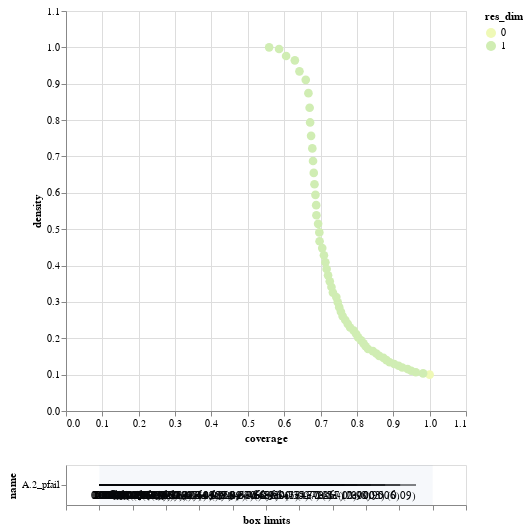

The notebook cell saved with this chart:
### Code cell
y = outcomes['Expected Number of Deaths'] > np.percentile(outcomes['Expected Number of Deaths'], 90)
prim_alg = prim.Prim(x, y, threshold=0.8)
box = prim_alg.find_box()
box.inspect_tradeoff()

### Figure 1 — Vega-Lite specification as saved in the notebook (floating-point values rounded to 4 significant figures)
{"config": {"view": {"continuousWidth": 300, "continuousHeight": 300}}, "vconcat": [{"data": {"name": "data-14b41cc554214f478ca38607cdb6fd77"}, "mark": {"type": "circle", "size": 75}, "encoding": {"color": {"field": "res_dim", "scale": {"range": ["#eff9b6", "#d0edb3", "#97d6b9", "#5dc0c0", "#31a5c2", "#1f80b8", "#2354a3", "#21318d"]}, "type": "ordinal"}, "opacity": {"condition": {"param": "param_2", "value": 1}, "value": 0.4}, "tooltip": [{"field": "id", "type": "quantitative"}, {"field": "coverage", "format": ".2", "type": "quantitative"}, {"field": "density", "format": ".2", "type": "quantitative"}, {"field": "res_dim", "type": "ordinal"}], "x": {"field": "coverage", "scale": {"domain": [0, 1.1]}, "type": "quantitative"}, "y": {"field": "density", "scale": {"domain": [0, 1.1]}, "type": "quantitative"}}, "height": 400, "name": "view_2", "width": 400}, {"layer": [{"data": {"name": "data-3b8374ffa4cb8ae1ae3bacc8d1eb3d6f"}, "mark": {"type": "rule"}, "encoding": {"x": {"axis": {"grid": false, "labels": false, "title": "box limits"}, "field": "x_lower", "scale": {"domain": [0, 1], "padding": 0.1}, "type": "quantitative"}, "x2": {"field": "x_upper"}, "y": {"field": "name", "scale": {"padding": 1.0}, "type": "nominal"}}, "transform": [{"calculate": "(datum.x1-datum.minimum)/(datum.maximum-datum.minimum)", "as": "x_lower"}, {"calculate": "(datum.x2-datum.minimum)/(datum.maximum-datum.minimum)", "as": "x_upper"}, {"filter": {"param": "param_2"}}]}, {"data": {"name": "data-3b8374ffa4cb8ae1ae3bacc8d1eb3d6f"}, "mark": {"type": "text", "align": "left", "baseline": "top", "dy": 5}, "encoding": {"text": {"field": "text", "type": "ordinal"}, "x": {"axis": {"grid": false, "labels": false, "title": "box limits"}, "field": "x_lower", "scale": {"domain": [0, 1], "padding": 0.1}, "type": "quantitative"}, "x2": {"field": "x_upper"}, "y": {"field": "name", "scale": {"padding": 1.0}, "type": "nominal"}}, "transform": [{"calculate": "(datum.x1-datum.minimum)/(datum.maximum-datum.minimum)", "as": "x_lower"}, {"calculate": "(datum.x2-datum.minimum)/(datum.maximum-datum.minimum)", "as": "x_upper"}, {"filter": {"param": "param_2"}}, {"calculate": "datum.qp_lower>0?format(datum.x1, \".2\")+\" (\"+format(datum.qp_lower, \".1~g\")+\")\" :format(datum.x1, \".2\")", "as": "text"}]}, {"data": {"name": "data-3b8374ffa4cb8ae1ae3bacc8d1eb3d6f"}, "mark": {"type": "text", "align": "right", "baseline": "top", "dy": 5}, "encoding": {"text": {"field": "text", "type": "ordinal"}, "x": {"field": "x_upper", "type": "quantitative"}, "x2": {"field": "x_upper"}, "y": {"field": "name", "scale": {"padding": 1.0}, "type": "nominal"}}, "transform": [{"calculate": "(datum.x1-datum.minimum)/(datum.maximum-datum.minimum)", "as": "x_lower"}, {"calculate": "(datum.x2-datum.minimum)/(datum.maximum-datum.minimum)", "as": "x_upper"}, {"filter": {"param": "param_2"}}, {"calculate": "datum.qp_upper>0?format(datum.x2, \".2\")+\" (\"+format(datum.qp_upper, \".1\")+\")\" :format(datum.x2, \".2\")", "as": "text"}]}, {"data": {"name": "data-97aefd6d737ded565dc732e63f74ecc6"}, "mark": {"type": "rect", "opacity": 0.05}, "encoding": {"x": {"field": "start", "type": "quantitative"}, "x2": {"field": "end"}}}, {"data": {"name": "data-4f53cda18c2baa0c0354bb5f9a3ecbe5"}, "mark": {"type": "point"}, "encoding": {"x": {"field": "x", "type": "quantitative"}, "y": {"field": "name", "type": "nominal"}}, "transform": [{"filter": {"param": "param_2"}}]}, {"data": {"name": "data-4f53cda18c2baa0c0354bb5f9a3ecbe5"}, "mark": {"type": "text", "align": "center", "baseline": "top", "dy": 5}, "encoding": {"text": {"field": "item", "type": "nominal"}, "x": {"field": "x", "type": "quantitative"}, "y": {"field": "name", "type": "nominal"}}, "transform": [{"filter": {"param": "param_2"}}]}], "width": 400}], "params": [{"name": "param_2", "select": {"type": "point", "fields": ["id"]}, "views": ["view_2"]}], "$schema": "https://vega.github.io/schema/vega-lite/v5.17.0.json", "datasets": {"data-14b41cc554214f478ca38607cdb6fd77": [{"coverage": 1.0, "density": 0.1, "id": 0, "k": 1500, "mass": 1.0, "mean": 0.1, "n": 15000, "res_dim": 0}, {"coverage": 0.982, "density": 0.1034, "id": 1, "k": 1473, "mass": 0.95, "mean": 0.1034, "n": 14250, "res_dim": 1}, {"coverage": 0.962, "density": 0.1066, "id": 2, "k": 1443, "mass": 0.9025, "mean": 0.1066, "n": 13537, "res_dim": 1}, {"coverage": 0.9493, "density": 0.1107, "id": 3, "k": 1424, "mass": 0.8573, "mean": 0.1107, "n": 12860, "res_dim": 1}, {"coverage": 0.9393, "density": 0.1153, "id": 4, "k": 1409, "mass": 0.8145, "mean": 0.1153, "n": 12217, "res_dim": 1}, {"coverage": 0.9247, "density": 0.1195, "id": 5, "k": 1387, "mass": 0.7737, "mean": 0.1195, "n": 11606, "res_dim": 1}, {"coverage": 0.9147, "density": 0.1244, "id": 6, "k": 1372, "mass": 0.735, "mean": 0.1244, "n": 11025, "res_dim": 1}, {"coverage": 0.9027, "density": 0.1293, "id": 7, "k": 1354, "mass": 0.6982, "mean": 0.1293, "n": 10473, "res_dim": 1}, {"coverage": 0.89, "density": 0.1342, "id": 8, "k": 1335, "mass": 0.6633, "mean": 0.1342, "n": 9949, "res_dim": 1}, {"coverage": 0.8813, "density": 0.1399, "id": 9, "k": 1322, "mass": 0.6301, "mean": 0.1399, "n": 9451, "res_dim": 1}, {"coverage": 0.8733, "density": 0.1459, "id": 10, "k": 1310, "mass": 0.5985, "mean": 0.1459, "n": 8978, "res_dim": 1}, {"coverage": 0.8613, "density": 0.1515, "id": 11, "k": 1292, "mass": 0.5686, "mean": 0.1515, "n": 8529, "res_dim": 1}, {"coverage": 0.8533, "density": 0.158, "id": 12, "k": 1280, "mass": 0.5401, "mean": 0.158, "n": 8102, "res_dim": 1}, {"coverage": 0.844, "density": 0.1645, "id": 13, "k": 1266, "mass": 0.5131, "mean": 0.1645, "n": 7696, "res_dim": 1}, {"coverage": 0.8307, "density": 0.1704, "id": 14, "k": 1246, "mass": 0.4874, "mean": 0.1704, "n": 7311, "res_dim": 1}, {"coverage": 0.824, "density": 0.178, "id": 15, "k": 1236, "mass": 0.463, "mean": 0.178, "n": 6945, "res_dim": 1}, {"coverage": 0.818, "density": 0.186, "id": 16, "k": 1227, "mass": 0.4398, "mean": 0.186, "n": 6597, "res_dim": 1}, {"coverage": 0.8113, "density": 0.1942, "id": 17, "k": 1217, "mass": 0.4178, "mean": 0.1942, "n": 6267, "res_dim": 1}, {"coverage": 0.8033, "density": 0.2024, "id": 18, "k": 1205, "mass": 0.3969, "mean": 0.2024, "n": 5953, "res_dim": 1}, {"coverage": 0.798, "density": 0.2117, "id": 19, "k": 1197, "mass": 0.377, "mean": 0.2117, "n": 5655, "res_dim": 1}, {"coverage": 0.7913, "density": 0.221, "id": 20, "k": 1187, "mass": 0.3581, "mean": 0.221, "n": 5372, "res_dim": 1}, {"coverage": 0.7813, "density": 0.2297, "id": 21, "k": 1172, "mass": 0.3402, "mean": 0.2297, "n": 5103, "res_dim": 1}, {"coverage": 0.7747, "density": 0.2397, "id": 22, "k": 1162, "mass": 0.3231, "mean": 0.2397, "n": 4847, "res_dim": 1}, {"coverage": 0.768, "density": 0.2502, "id": 23, "k": 1152, "mass": 0.3069, "mean": 0.2502, "n": 4604, "res_dim": 1}, {"coverage": 0.7607, "density": 0.2609, "id": 24, "k": 1141, "mass": 0.2915, "mean": 0.2609, "n": 4373, "res_dim": 1}, {"coverage": 0.756, "density": 0.273, "id": 25, "k": 1134, "mass": 0.2769, "mean": 0.273, "n": 4154, "res_dim": 1}, {"coverage": 0.7513, "density": 0.2856, "id": 26, "k": 1127, "mass": 0.2631, "mean": 0.2856, "n": 3946, "res_dim": 1}, {"coverage": 0.7473, "density": 0.2991, "id": 27, "k": 1121, "mass": 0.2499, "mean": 0.2991, "n": 3748, "res_dim": 1}, {"coverage": 0.7433, "density": 0.3132, "id": 28, "k": 1115, "mass": 0.2373, "mean": 0.3132, "n": 3560, "res_dim": 1}, {"coverage": 0.734, "density": 0.3255, "id": 29, "k": 1101, "mass": 0.2255, "mean": 0.3255, "n": 3382, "res_dim": 1}, {"coverage": 0.73, "density": 0.3409, "id": 30, "k": 1095, "mass": 0.2141, "mean": 0.3409, "n": 3212, "res_dim": 1}, {"coverage": 0.7253, "density": 0.3566, "id": 31, "k": 1088, "mass": 0.2034, "mean": 0.3566, "n": 3051, "res_dim": 1}, {"coverage": 0.7207, "density": 0.373, "id": 32, "k": 1081, "mass": 0.1932, "mean": 0.373, "n": 2898, "res_dim": 1}, {"coverage": 0.7167, "density": 0.3905, "id": 33, "k": 1075, "mass": 0.1835, "mean": 0.3905, "n": 2753, "res_dim": 1}, {"coverage": 0.7133, "density": 0.4092, "id": 34, "k": 1070, "mass": 0.1743, "mean": 0.4092, "n": 2615, "res_dim": 1}, {"coverage": 0.7093, "density": 0.4283, "id": 35, "k": 1064, "mass": 0.1656, "mean": 0.4283, "n": 2484, "res_dim": 1}, {"coverage": 0.7047, "density": 0.4481, "id": 36, "k": 1057, "mass": 0.1573, "mean": 0.4481, "n": 2359, "res_dim": 1}, {"coverage": 0.6973, "density": 0.4668, "id": 37, "k": 1046, "mass": 0.1494, "mean": 0.4668, "n": 2241, "res_dim": 1}, {"coverage": 0.6967, "density": 0.4911, "id": 38, "k": 1045, "mass": 0.1419, "mean": 0.4911, "n": 2128, "res_dim": 1}, {"coverage": 0.6933, "density": 0.5146, "id": 39, "k": 1040, "mass": 0.1347, "mean": 0.5146, "n": 2021, "res_dim": 1}, {"coverage": 0.6887, "density": 0.5383, "id": 40, "k": 1033, "mass": 0.1279, "mean": 0.5383, "n": 1919, "res_dim": 1}, {"coverage": 0.688, "density": 0.5661, "id": 41, "k": 1032, "mass": 0.1215, "mean": 0.5661, "n": 1823, "res_dim": 1}, {"coverage": 0.686, "density": 0.5945, "id": 42, "k": 1029, "mass": 0.1154, "mean": 0.5945, "n": 1731, "res_dim": 1}, {"coverage": 0.6833, "density": 0.6235, "id": 43, "k": 1025, "mass": 0.1096, "mean": 0.6235, "n": 1644, "res_dim": 1}, {"coverage": 0.6813, "density": 0.6547, "id": 44, "k": 1022, "mass": 0.1041, "mean": 0.6547, "n": 1561, "res_dim": 1}, {"coverage": 0.6793, "density": 0.6876, "id": 45, "k": 1019, "mass": 0.0988, "mean": 0.6876, "n": 1482, "res_dim": 1}, {"coverage": 0.6773, "density": 0.7221, "id": 46, "k": 1016, "mass": 0.0938, "mean": 0.7221, "n": 1407, "res_dim": 1}, {"coverage": 0.674, "density": 0.7567, "id": 47, "k": 1011, "mass": 0.08907, "mean": 0.7567, "n": 1336, "res_dim": 1}, {"coverage": 0.6713, "density": 0.7935, "id": 48, "k": 1007, "mass": 0.0846, "mean": 0.7935, "n": 1269, "res_dim": 1}, {"coverage": 0.67, "density": 0.834, "id": 49, "k": 1005, "mass": 0.08033, "mean": 0.834, "n": 1205, "res_dim": 1}, {"coverage": 0.6667, "density": 0.8741, "id": 50, "k": 1000, "mass": 0.07627, "mean": 0.8741, "n": 1144, "res_dim": 1}, {"coverage": 0.6593, "density": 0.9107, "id": 51, "k": 989, "mass": 0.0724, "mean": 0.9107, "n": 1086, "res_dim": 1}, {"coverage": 0.642, "density": 0.934, "id": 52, "k": 963, "mass": 0.06873, "mean": 0.934, "n": 1031, "res_dim": 1}, {"coverage": 0.6293, "density": 0.9642, "id": 53, "k": 944, "mass": 0.06527, "mean": 0.9642, "n": 979, "res_dim": 1}, {"coverage": 0.6053, "density": 0.9763, "id": 54, "k": 908, "mass": 0.062, "mean": 0.9763, "n": 930, "res_dim": 1}, {"coverage": 0.586, "density": 0.9955, "id": 55, "k": 879, "mass": 0.05887, "mean": 0.9955, "n": 883, "res_dim": 1}, {"coverage": 0.5587, "density": 1.0, "id": 56, "k": 838, "mass": 0.05587, "mean": 1.0, "n": 838, "res_dim": 1}], "data-3b8374ffa4cb8ae1ae3bacc8d1eb3d6f": [{"x1": 2.854e-05, "x2": 0.95, "name": "A.2_pfail", "id": 1, "minimum": 2.854e-05, "maximum": 1.0, "qp_lower": -1.0, "qp_upper": 0.09282}, {"x1": 2.854e-05, "x2": 0.9025, "name": "A.2_pfail", "id": 2, "minimum": 2.854e-05, "maximum": 1.0, "qp_lower": -1.0, "qp_upper": 0.005805}, {"x1": 2.854e-05, "x2": 0.8573, "name": "A.2_pfail", "id": 3, "minimum": 2.854e-05, "maximum": 1.0, "qp_lower": -1.0, "qp_upper": 3.384e-05}, {"x1": 2.854e-05, "x2": 0.8144, "name": "A.2_pfail", "id": 4, "minimum": 2.854e-05, "maximum": 1.0, "qp_lower": -1.0, "qp_upper": 1.719e-08}, {"x1": 2.854e-05, "x2": 0.7737, "name": "A.2_pfail", "id": 5, "minimum": 2.854e-05, "maximum": 1.0, "qp_lower": -1.0, "qp_upper": 4.969e-12}, {"x1": 2.854e-05, "x2": 0.735, "name": "A.2_pfail", "id": 6, "minimum": 2.854e-05, "maximum": 1.0, "qp_lower": -1.0, "qp_upper": 7.054e-17}, {"x1": 2.854e-05, "x2": 0.6982, "name": "A.2_pfail", "id": 7, "minimum": 2.854e-05, "maximum": 1.0, "qp_lower": -1.0, "qp_upper": 4.285e-22}, {"x1": 2.854e-05, "x2": 0.6633, "name": "A.2_pfail", "id": 8, "minimum": 2.854e-05, "maximum": 1.0, "qp_lower": -1.0, "qp_upper": 9.879e-28}, {"x1": 2.854e-05, "x2": 0.6301, "name": "A.2_pfail", "id": 9, "minimum": 2.854e-05, "maximum": 1.0, "qp_lower": -1.0, "qp_upper": 7.722e-35}, {"x1": 2.854e-05, "x2": 0.5985, "name": "A.2_pfail", "id": 10, "minimum": 2.854e-05, "maximum": 1.0, "qp_lower": -1.0, "qp_upper": 8.734e-43}, {"x1": 2.854e-05, "x2": 0.5686, "name": "A.2_pfail", "id": 11, "minimum": 2.854e-05, "maximum": 1.0, "qp_lower": -1.0, "qp_upper": 4.062e-50}, {"x1": 2.854e-05, "x2": 0.5401, "name": "A.2_pfail", "id": 12, "minimum": 2.854e-05, "maximum": 1.0, "qp_lower": -1.0, "qp_upper": 3.59e-59}, {"x1": 2.854e-05, "x2": 0.5131, "name": "A.2_pfail", "id": 13, "minimum": 2.854e-05, "maximum": 1.0, "qp_lower": -1.0, "qp_upper": 2.793e-68}, {"x1": 2.854e-05, "x2": 0.4874, "name": "A.2_pfail", "id": 14, "minimum": 2.854e-05, "maximum": 1.0, "qp_lower": -1.0, "qp_upper": 3.643e-76}, {"x1": 2.854e-05, "x2": 0.463, "name": "A.2_pfail", "id": 15, "minimum": 2.854e-05, "maximum": 1.0, "qp_lower": -1.0, "qp_upper": 4.544e-87}, {"x1": 2.854e-05, "x2": 0.4398, "name": "A.2_pfail", "id": 16, "minimum": 2.854e-05, "maximum": 1.0, "qp_lower": -1.0, "qp_upper": 8.444e-99}, {"x1": 2.854e-05, "x2": 0.4178, "name": "A.2_pfail", "id": 17, "minimum": 2.854e-05, "maximum": 1.0, "qp_lower": -1.0, "qp_upper": 1.124e-110}, {"x1": 2.854e-05, "x2": 0.3969, "name": "A.2_pfail", "id": 18, "minimum": 2.854e-05, "maximum": 1.0, "qp_lower": -1.0, "qp_upper": 2.773e-122}, {"x1": 2.854e-05, "x2": 0.377, "name": "A.2_pfail", "id": 19, "minimum": 2.854e-05, "maximum": 1.0, "qp_lower": -1.0, "qp_upper": 1.046e-135}, {"x1": 2.854e-05, "x2": 0.3582, "name": "A.2_pfail", "id": 20, "minimum": 2.854e-05, "maximum": 1.0, "qp_lower": -1.0, "qp_upper": 9.128e-149}, {"x1": 2.854e-05, "x2": 0.3402, "name": "A.2_pfail", "id": 21, "minimum": 2.854e-05, "maximum": 1.0, "qp_lower": -1.0, "qp_upper": 5.149e-160}, {"x1": 2.854e-05, "x2": 0.3231, "name": "A.2_pfail", "id": 22, "minimum": 2.854e-05, "maximum": 1.0, "qp_lower": -1.0, "qp_upper": 1.247e-173}, {"x1": 2.854e-05, "x2": 0.3069, "name": "A.2_pfail", "id": 23, "minimum": 2.854e-05, "maximum": 1.0, "qp_lower": -1.0, "qp_upper": 1.64e-187}, {"x1": 2.854e-05, "x2": 0.2915, "name": "A.2_pfail", "id": 24, "minimum": 2.854e-05, "maximum": 1.0, "qp_lower": -1.0, "qp_upper": 3.697e-201}, {"x1": 2.854e-05, "x2": 0.2769, "name": "A.2_pfail", "id": 25, "minimum": 2.854e-05, "maximum": 1.0, "qp_lower": -1.0, "qp_upper": 4.623e-217}, {"x1": 2.854e-05, "x2": 0.2631, "name": "A.2_pfail", "id": 26, "minimum": 2.854e-05, "maximum": 1.0, "qp_lower": -1.0, "qp_upper": 2.502e-233}, {"x1": 2.854e-05, "x2": 0.2499, "name": "A.2_pfail", "id": 27, "minimum": 2.854e-05, "maximum": 1.0, "qp_lower": -1.0, "qp_upper": 1.414e-250}, {"x1": 2.854e-05, "x2": 0.2373, "name": "A.2_pfail", "id": 28, "minimum": 2.854e-05, "maximum": 1.0, "qp_lower": -1.0, "qp_upper": 3.247e-268}, {"x1": 2.854e-05, "x2": 0.2255, "name": "A.2_pfail", "id": 29, "minimum": 2.854e-05, "maximum": 1.0, "qp_lower": -1.0, "qp_upper": 4.782e-281}, {"x1": 2.854e-05, "x2": 0.2141, "name": "A.2_pfail", "id": 30, "minimum": 2.854e-05, "maximum": 1.0, "qp_lower": -1.0, "qp_upper": 2.894e-299}, {"x1": 2.854e-05, "x2": 0.2034, "name": "A.2_pfail", "id": 31, "minimum": 2.854e-05, "maximum": 1.0, "qp_lower": -1.0, "qp_upper": 4.283e-317}, {"x1": 2.854e-05, "x2": 0.1932, "name": "A.2_pfail", "id": 32, "minimum": 2.854e-05, "maximum": 1.0, "qp_lower": -1.0, "qp_upper": 0.0}, {"x1": 2.854e-05, "x2": 0.1835, "name": "A.2_pfail", "id": 33, "minimum": 2.854e-05, "maximum": 1.0, "qp_lower": -1.0, "qp_upper": 0.0}, {"x1": 2.854e-05, "x2": 0.1743, "name": "A.2_pfail", "id": 34, "minimum": 2.854e-05, "maximum": 1.0, "qp_lower": -1.0, "qp_upper": 0.0}, {"x1": 2.854e-05, "x2": 0.1656, "name": "A.2_pfail", "id": 35, "minimum": 2.854e-05, "maximum": 1.0, "qp_lower": -1.0, "qp_upper": 0.0}, {"x1": 2.854e-05, "x2": 0.1573, "name": "A.2_pfail", "id": 36, "minimum": 2.854e-05, "maximum": 1.0, "qp_lower": -1.0, "qp_upper": 0.0}, {"x1": 2.854e-05, "x2": 0.1494, "name": "A.2_pfail", "id": 37, "minimum": 2.854e-05, "maximum": 1.0, "qp_lower": -1.0, "qp_upper": 0.0}, {"x1": 2.854e-05, "x2": 0.1419, "name": "A.2_pfail", "id": 38, "minimum": 2.854e-05, "maximum": 1.0, "qp_lower": -1.0, "qp_upper": 0.0}, {"x1": 2.854e-05, "x2": 0.1347, "name": "A.2_pfail", "id": 39, "minimum": 2.854e-05, "maximum": 1.0, "qp_lower": -1.0, "qp_upper": 0.0}, {"x1": 2.854e-05, "x2": 0.128, "name": "A.2_pfail", "id": 40, "minimum": 2.854e-05, "maximum": 1.0, "qp_lower": -1.0, "qp_upper": 0.0}, {"x1": 2.854e-05, "x2": 0.1215, "name": "A.2_pfail", "id": 41, "minimum": 2.854e-05, "maximum": 1.0, "qp_lower": -1.0, "qp_upper": 0.0}, {"x1": 2.854e-05, "x2": 0.1154, "name": "A.2_pfail", "id": 42, "minimum": 2.854e-05, "maximum": 1.0, "qp_lower": -1.0, "qp_upper": 0.0}, {"x1": 2.854e-05, "x2": 0.1096, "name": "A.2_pfail", "id": 43, "minimum": 2.854e-05, "maximum": 1.0, "qp_lower": -1.0, "qp_upper": 0.0}, {"x1": 2.854e-05, "x2": 0.1041, "name": "A.2_pfail", "id": 44, "minimum": 2.854e-05, "maximum": 1.0, "qp_lower": -1.0, "qp_upper": 0.0}, {"x1": 2.854e-05, "x2": 0.0988, "name": "A.2_pfail", "id": 45, "minimum": 2.854e-05, "maximum": 1.0, "qp_lower": -1.0, "qp_upper": 0.0}, {"x1": 2.854e-05, "x2": 0.0938, "name": "A.2_pfail", "id": 46, "minimum": 2.854e-05, "maximum": 1.0, "qp_lower": -1.0, "qp_upper": 0.0}, {"x1": 2.854e-05, "x2": 0.08904, "name": "A.2_pfail", "id": 47, "minimum": 2.854e-05, "maximum": 1.0, "qp_lower": -1.0, "qp_upper": 0.0}, {"x1": 2.854e-05, "x2": 0.08461, "name": "A.2_pfail", "id": 48, "minimum": 2.854e-05, "maximum": 1.0, "qp_lower": -1.0, "qp_upper": 0.0}, {"x1": 2.854e-05, "x2": 0.08034, "name": "A.2_pfail", "id": 49, "minimum": 2.854e-05, "maximum": 1.0, "qp_lower": -1.0, "qp_upper": 0.0}, {"x1": 2.854e-05, "x2": 0.07627, "name": "A.2_pfail", "id": 50, "minimum": 2.854e-05, "maximum": 1.0, "qp_lower": -1.0, "qp_upper": 0.0}, {"x1": 2.854e-05, "x2": 0.0724, "name": "A.2_pfail", "id": 51, "minimum": 2.854e-05, "maximum": 1.0, "qp_lower": -1.0, "qp_upper": 0.0}, {"x1": 2.854e-05, "x2": 0.06875, "name": "A.2_pfail", "id": 52, "minimum": 2.854e-05, "maximum": 1.0, "qp_lower": -1.0, "qp_upper": 0.0}, {"x1": 2.854e-05, "x2": 0.06525, "name": "A.2_pfail", "id": 53, "minimum": 2.854e-05, "maximum": 1.0, "qp_lower": -1.0, "qp_upper": 0.0}, {"x1": 2.854e-05, "x2": 0.06198, "name": "A.2_pfail", "id": 54, "minimum": 2.854e-05, "maximum": 1.0, "qp_lower": -1.0, "qp_upper": 0.0}, {"x1": 2.854e-05, "x2": 0.05886, "name": "A.2_pfail", "id": 55, "minimum": 2.854e-05, "maximum": 1.0, "qp_lower": -1.0, "qp_upper": 0.0}, {"x1": 2.854e-05, "x2": 0.05588, "name": "A.2_pfail", "id": 56, "minimum": 2.854e-05, "maximum": 1.0, "qp_lower": -1.0, "qp_upper": 0.0}], "data-97aefd6d737ded565dc732e63f74ecc6": [{"start": 0, "end": 1}], "data-4f53cda18c2baa0c0354bb5f9a3ecbe5": []}}
